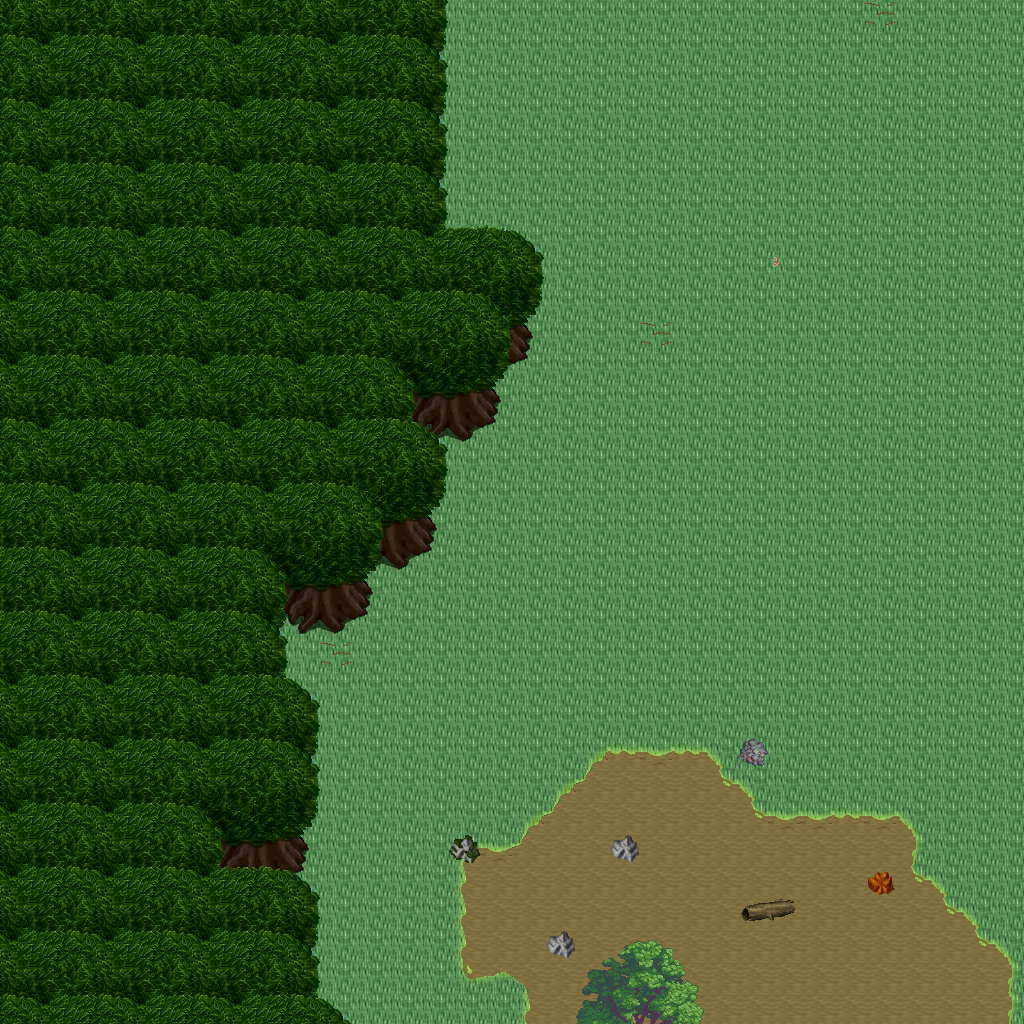

Below is a game level as drawn by its tile map, then a one-line description and the .tmx that defines it (tile-layer data replaced by summaries):
An orthogonal 32x32 tile map with 32x32 px tiles, 5 tile layers (Ground, Objects, Objects2, Above, ...), 1 hidden layer not drawn, 50 tilesets.

<map version="1.10" tiledversion="1.11.0" orientation="orthogonal" renderorder="right-down" width="32" height="32" tilewidth="32" tileheight="32" infinite="0" nextlayerid="11" nextobjectid="1">
 <tileset firstgid="1" name="ground_ground" tilewidth="32" tileheight="32" tilecount="33" columns="3">
  <image source="../drawable/ground_ground.png" width="96" height="352" />
 </tileset>
 <tileset firstgid="34" name="building_castle" tilewidth="32" tileheight="32" tilecount="320" columns="20">
  <image source="../drawable/building_castle.png" width="640" height="512" />
 </tileset>
 <tileset firstgid="354" name="furniture_carpet_carpets_2" tilewidth="32" tileheight="32" tilecount="20" columns="4">
  <image source="../drawable/furniture_carpet_carpets_2.png" width="128" height="160" />
 </tileset>
 <tileset firstgid="374" name="ground_indoor_tiles" tilewidth="32" tileheight="32" tilecount="8" columns="2">
  <image source="../drawable/ground_indoor_tiles.png" width="64" height="128" />
 </tileset>
 <tileset firstgid="382" name="building_entrance_int_iron_bars" tilewidth="32" tileheight="32" tilecount="12" columns="3">
  <image source="../drawable/building_entrance_int_iron_bars.png" width="96" height="128" />
 </tileset>
 <tileset firstgid="394" name="plant_bush_hedge" tilewidth="32" tileheight="32" tilecount="35" columns="5">
  <image source="../drawable/plant_bush_hedge.png" width="160" height="224" />
 </tileset>
 <tileset firstgid="429" name="building_church" tilewidth="32" tileheight="32" tilecount="56" columns="8">
  <image source="../drawable/building_church.png" width="256" height="224" />
 </tileset>
 <tileset firstgid="485" name="logic_collision" tilewidth="32" tileheight="32" tilecount="1" columns="1">
  <image source="../drawable/logic_collision.png" width="32" height="32" />
 </tileset>
 <tileset firstgid="486" name="logic_item_vegetable" tilewidth="32" tileheight="32" tilecount="16" columns="8">
  <image source="../drawable/logic_item_vegetable.png" width="256" height="64" />
 </tileset>
 <tileset firstgid="502" name="ground_rock_rocks" tilewidth="32" tileheight="32" tilecount="4" columns="2">
  <image source="../drawable/ground_rock_rocks.png" width="64" height="64" />
 </tileset>
 <tileset firstgid="506" name="item_corpse_huge_animal" tilewidth="32" tileheight="32" tilecount="16" columns="2">
  <image source="../drawable/item_corpse_huge_animal.png" width="64" height="256" />
 </tileset>
 <tileset firstgid="522" name="plant_tree_dead_tree_4" tilewidth="32" tileheight="32" tilecount="20" columns="4">
  <image source="../drawable/plant_tree_dead_tree_4.png" width="128" height="160" />
 </tileset>
 <tileset firstgid="542" name="logic_creature_undead" tilewidth="32" tileheight="32" tilecount="16" columns="8">
  <image source="../drawable/logic_creature_undead.png" width="256" height="64" />
 </tileset>
 <tileset firstgid="558" name="plant_tree_dead_tree_2" tilewidth="32" tileheight="32" tilecount="20" columns="4">
  <image source="../drawable/plant_tree_dead_tree_2.png" width="128" height="160" />
 </tileset>
 <tileset firstgid="578" name="item_gothic_headstone_2" tilewidth="32" tileheight="32" tilecount="3" columns="1">
  <image source="../drawable/item_gothic_headstone_2.png" width="32" height="96" />
 </tileset>
 <tileset firstgid="581" name="building_house_3" tilewidth="32" tileheight="32" tilecount="48" columns="6">
  <image source="../drawable/building_house_3.png" width="192" height="256" />
 </tileset>
 <tileset firstgid="629" name="object_scarecrow" tilewidth="32" tileheight="32" tilecount="2" columns="1">
  <image source="../drawable/object_scarecrow.png" width="32" height="64" />
 </tileset>
 <tileset firstgid="631" name="plant_tree_fall_trees" tilewidth="32" tileheight="32" tilecount="40" columns="8">
  <image source="../drawable/plant_tree_fall_trees.png" width="256" height="160" />
 </tileset>
 <tileset firstgid="671" name="logic_creature_undead_fallen" tilewidth="32" tileheight="32" tilecount="16" columns="8">
  <image source="../drawable/logic_creature_undead_fallen.png" width="256" height="64" />
 </tileset>
 <tileset firstgid="687" name="building_decoration_orbpedestal" tilewidth="32" tileheight="32" tilecount="2" columns="1">
  <image source="../drawable/building_decoration_orbpedestal.png" width="32" height="64" />
 </tileset>
 <tileset firstgid="689" name="ground_rock_rocks_3" tilewidth="32" tileheight="32" tilecount="16" columns="4">
  <image source="../drawable/ground_rock_rocks_3.png" width="128" height="128" />
 </tileset>
 <tileset firstgid="705" name="plant_tree_chestnut_tree" tilewidth="32" tileheight="32" tilecount="20" columns="4">
  <image source="../drawable/plant_tree_chestnut_tree.png" width="128" height="160" />
 </tileset>
 <tileset firstgid="725" name="plant_stump_hollow_logs" tilewidth="32" tileheight="32" tilecount="6" columns="3">
  <image source="../drawable/plant_stump_hollow_logs.png" width="96" height="64" />
 </tileset>
 <tileset firstgid="731" name="logic_creature_golem" tilewidth="32" tileheight="32" tilecount="4" columns="4">
  <image source="../drawable/logic_creature_golem.png" width="128" height="32" />
 </tileset>
 <tileset firstgid="735" name="ground_grass_edges" tilewidth="32" tileheight="32" tilecount="36" columns="12">
  <image source="../drawable/ground_grass_edges.png" width="384" height="96" />
 </tileset>
 <tileset firstgid="771" name="ground_grass_corners" tilewidth="32" tileheight="32" tilecount="24" columns="6">
  <image source="../drawable/ground_grass_corners.png" width="192" height="128" />
 </tileset>
 <tileset firstgid="795" name="ground_water_pool" tilewidth="32" tileheight="32" tilecount="72" columns="3">
  <image source="../drawable/ground_water_pool.png" width="96" height="768" />
 </tileset>
 <tileset firstgid="867" name="ground_earth_edges" tilewidth="32" tileheight="32" tilecount="18" columns="6">
  <image source="../drawable/ground_earth_edges.png" width="192" height="96" />
 </tileset>
 <tileset firstgid="885" name="logic_creature_ent" tilewidth="32" tileheight="32" tilecount="4" columns="4">
  <image source="../drawable/logic_creature_ent.png" width="128" height="32" />
 </tileset>
 <tileset firstgid="889" name="plant_leaves" tilewidth="32" tileheight="32" tilecount="8" columns="4">
  <image source="../drawable/plant_leaves.png" width="128" height="64" />
 </tileset>
 <tileset firstgid="897" name="object_well_hoist" tilewidth="32" tileheight="32" tilecount="9" columns="3">
  <image source="../drawable/object_well_hoist.png" width="96" height="96" />
 </tileset>
 <tileset firstgid="906" name="building_stairs_grey_stone_stairs_down" tilewidth="32" tileheight="32" tilecount="6" columns="3">
  <image source="../drawable/building_stairs_grey_stone_stairs_down.png" width="96" height="64" />
 </tileset>
 <tileset firstgid="912" name="ground_green_paving" tilewidth="32" tileheight="32" tilecount="18" columns="3">
  <image source="../drawable/ground_green_paving.png" width="96" height="192" />
 </tileset>
 <tileset firstgid="930" name="plant_tree_tree_darkgreen" tilewidth="32" tileheight="32" tilecount="88" columns="8">
  <image source="../drawable/plant_tree_tree_darkgreen.png" width="256" height="352" />
 </tileset>
 <tileset firstgid="1018" name="light_dim_light_7x5" tilewidth="32" tileheight="32" tilecount="35" columns="7">
  <image source="../drawable/light_dim_light_7x5.png" width="224" height="160" />
 </tileset>
 <tileset firstgid="1053" name="furniture_light_lamp_bronze" tilewidth="32" tileheight="32" tilecount="3" columns="1">
  <image source="../drawable/furniture_light_lamp_bronze.png" width="32" height="96" />
 </tileset>
 <tileset firstgid="1056" name="light_light_5x5" tilewidth="32" tileheight="32" tilecount="25" columns="5">
  <image source="../drawable/light_light_5x5.png" width="160" height="160" />
 </tileset>
 <tileset firstgid="1081" name="plant_tree_pine_tree" tilewidth="32" tileheight="32" tilecount="20" columns="4">
  <image source="../drawable/plant_tree_pine_tree.png" width="128" height="160" />
 </tileset>
 <tileset firstgid="1101" name="plant_tree_pine_tree_1" tilewidth="32" tileheight="32" tilecount="20" columns="4">
  <image source="../drawable/plant_tree_pine_tree_1.png" width="128" height="160" />
 </tileset>
 <tileset firstgid="1121" name="furniture_chair_bench_wooden" tilewidth="32" tileheight="32" tilecount="8" columns="2">
  <image source="../drawable/furniture_chair_bench_wooden.png" width="64" height="128" />
 </tileset>
 <tileset firstgid="1129" name="plant_flower_flowers_mixed" tilewidth="32" tileheight="32" tilecount="16" columns="4">
  <image source="../drawable/plant_flower_flowers_mixed.png" width="128" height="128" />
 </tileset>
 <tileset firstgid="1145" name="building_thatched_roof_cottage1" tilewidth="32" tileheight="32" tilecount="20" columns="4">
  <image source="../drawable/building_thatched_roof_cottage1.png" width="128" height="160" />
 </tileset>
 <tileset firstgid="1165" name="item_blood_floor_stain" tilewidth="32" tileheight="32" tilecount="1" columns="1">
  <image source="../drawable/item_blood_floor_stain.png" width="32" height="32" />
 </tileset>
 <tileset firstgid="1166" name="item_firewood" tilewidth="32" tileheight="32" tilecount="12" columns="3">
  <image source="../drawable/item_firewood.png" width="96" height="128" />
 </tileset>
 <tileset firstgid="1178" name="item_gothic_headstone_1" tilewidth="32" tileheight="32" tilecount="1" columns="1">
  <image source="../drawable/item_gothic_headstone_1.png" width="32" height="32" />
 </tileset>
 <tileset firstgid="1179" name="item_gothic_tiny_headstone" tilewidth="32" tileheight="32" tilecount="1" columns="1">
  <image source="../drawable/item_gothic_tiny_headstone.png" width="32" height="32" />
 </tileset>
 <tileset firstgid="1180" name="plant_mosses" tilewidth="32" tileheight="32" tilecount="16" columns="4">
  <image source="../drawable/plant_mosses.png" width="128" height="128" />
 </tileset>
 <tileset firstgid="1196" name="building_fence_wooden_brown_fence" tilewidth="32" tileheight="32" tilecount="42" columns="7">
  <image source="../drawable/building_fence_wooden_brown_fence.png" width="224" height="192" />
 </tileset>
 <tileset firstgid="1238" name="logic_creature_undead_skeleton" tilewidth="32" tileheight="32" tilecount="6" columns="6">
  <image source="../drawable/logic_creature_undead_skeleton.png" width="192" height="32" />
 </tileset>
 <tileset firstgid="1244" name="logic_creature_undead_specter" tilewidth="32" tileheight="32" tilecount="6" columns="6">
  <image source="../drawable/logic_creature_undead_specter.png" width="192" height="32" />
 </tileset>
 <layer id="1" name="Ground" width="32" height="32">
  <data>[1024 cells, 1024 non-empty, 2 distinct tile ids]</data>
 </layer>
 <layer id="2" name="Objects" width="32" height="32">
  <data>[1024 cells, 430 non-empty, 21 distinct tile ids]</data>
 </layer>
 <layer id="3" name="Objects2" width="32" height="32">
  <data>[1024 cells, 7 non-empty, 6 distinct tile ids]</data>
 </layer>
 <layer id="4" name="Above" width="32" height="32">
  <data>[1024 cells, 405 non-empty, 21 distinct tile ids]</data>
 </layer>
 <layer id="5" name="Above2" width="32" height="32">
  <data>[1024 cells, 181 non-empty, 6 distinct tile ids]</data>
 </layer>
 <layer id="6" name="Walkable" width="32" height="32" visible="0">
  <data>[1024 cells, 381 non-empty, 1 distinct tile ids]</data>
 </layer>
 <objectgroup id="7" name="Mapevents" />
 <objectgroup id="8" name="Spawn" />
 <objectgroup id="9" name="Keys" />
 <objectgroup id="10" name="Replace" />
</map>
